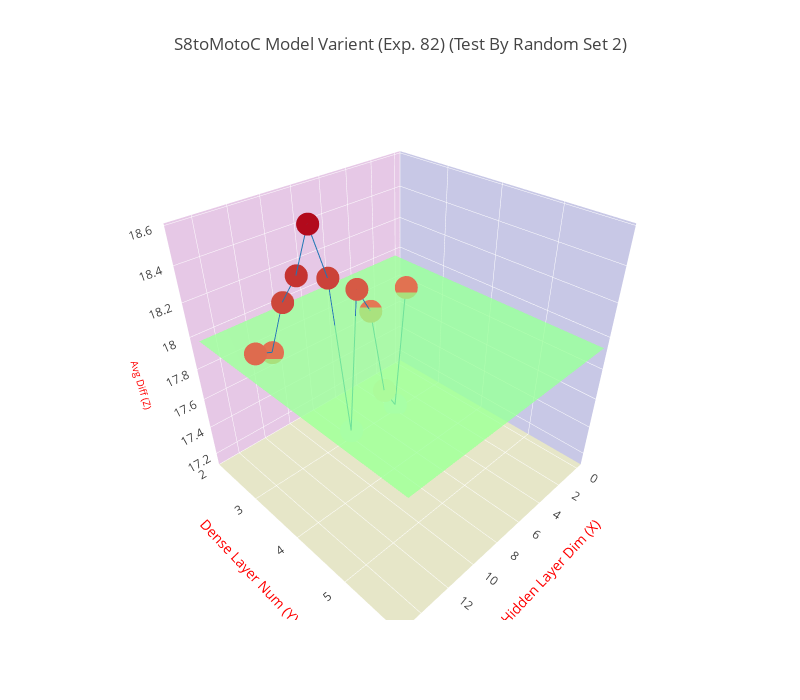

The code cell stored with this chart in its notebook:
### Code cell
trace = go.Scatter3d(
    x=x1, y=y1, z=z1,
    marker=dict(
        size=8,
        color=z1
    ),
    line=dict(
        color='#1f77b4',
        width=2
    )
)

trace4 = go.Surface(
    z=polyfit_list,
    opacity=0.7,
    colorscale='Jet',
    showscale=False
)

data = [trace, trace4]
layout = go.Layout(
    width=800,
    height=700,
    title= title,
    scene=dict(
        xaxis=dict(
            title='Hidden Layer Dim (X)',
            titlefont=dict(
                size=14,
                color='#ff0000'
            ),
            gridcolor='rgb(255, 255, 255)',
            zerolinecolor='rgb(255, 255, 255)',
            showbackground=True,
            backgroundcolor='rgb(200, 200, 230)'
        ),
        yaxis=dict(
            nticks = 5,
            range = [2, 6],
            title='Dense Layer Num (Y)',
            titlefont=dict(
                size=14,
                color='#ff0000'
            ),
            gridcolor='rgb(255, 255, 255)',
            zerolinecolor='rgb(255, 255, 255)',
            showbackground=True,
            backgroundcolor='rgb(230, 200, 230)'
        ),
        zaxis=dict(
            title='Avg Diff (Z)',
            titlefont=dict(
                size=10,
                color='#ff0000'
            ),
            gridcolor='rgb(255, 255, 255)',
            zerolinecolor='rgb(255, 255, 255)',
            showbackground=True,
            backgroundcolor='rgb(230, 230, 200)'
        ),
    )
)

fig = go.Figure(data=data, layout=layout)
plotly.offline.iplot(fig)

### Figure 1 — Plotly figure (JSON) as saved in the notebook; plotly's stock layout.template omitted (floating-point values rounded to 4 significant figures)
{"data": [{"line": {"color": "#1f77b4", "width": 2}, "marker": {"color": [17.98, 17.16, 17.32, 17.94, 18.11, 17.17, 18.25, 18.57, 18.33, 18.22, 17.98, 18.02], "size": 8}, "type": "scatter3d", "uid": "336997ca-e238-11e8-81f6-001a7dda7111", "x": [3, 4, 5, 6, 7, 8, 9, 10, 11, 12, 13, 14], "y": [3, 3, 3, 3, 3, 3, 3, 3, 3, 3, 3, 3], "z": [17.98, 17.16, 17.32, 17.94, 18.11, 17.17, 18.25, 18.57, 18.33, 18.22, 17.98, 18.02]}, {"colorscale": "Jet", "opacity": 0.7, "showscale": false, "type": "surface", "uid": "336997cb-e238-11e8-9ba5-001a7dda7111", "z": [[17.95, 17.95, 17.95, 17.95, 17.95, 17.95, 17.95, 17.95, 17.95, 17.95, 17.95, 17.95, 17.95, 17.95, 17.95, 17.95], [17.95, 17.95, 17.95, 17.95, 17.95, 17.95, 17.95, 17.95, 17.95, 17.95, 17.95, 17.95, 17.95, 17.95, 17.95, 17.95], [17.95, 17.95, 17.95, 17.95, 17.95, 17.95, 17.95, 17.95, 17.95, 17.95, 17.95, 17.95, 17.95, 17.95, 17.95, 17.95], [17.95, 17.95, 17.95, 17.95, 17.95, 17.95, 17.95, 17.95, 17.95, 17.95, 17.95, 17.95, 17.95, 17.95, 17.95, 17.95], [17.95, 17.95, 17.95, 17.95, 17.95, 17.95, 17.95, 17.95, 17.95, 17.95, 17.95, 17.95, 17.95, 17.95, 17.95, 17.95], [17.95, 17.95, 17.95, 17.95, 17.95, 17.95, 17.95, 17.95, 17.95, 17.95, 17.95, 17.95, 17.95, 17.95, 17.95, 17.95], [17.95, 17.95, 17.95, 17.95, 17.95, 17.95, 17.95, 17.95, 17.95, 17.95, 17.95, 17.95, 17.95, 17.95, 17.95, 17.95]]}], "layout": {"height": 700, "scene": {"xaxis": {"backgroundcolor": "rgb(200, 200, 230)", "gridcolor": "rgb(255, 255, 255)", "showbackground": true, "title": "Hidden Layer Dim (X)", "titlefont": {"color": "#ff0000", "size": 14}, "zerolinecolor": "rgb(255, 255, 255)"}, "yaxis": {"backgroundcolor": "rgb(230, 200, 230)", "gridcolor": "rgb(255, 255, 255)", "nticks": 5, "range": [2, 6], "showbackground": true, "title": "Dense Layer Num (Y)", "titlefont": {"color": "#ff0000", "size": 14}, "zerolinecolor": "rgb(255, 255, 255)"}, "zaxis": {"backgroundcolor": "rgb(230, 230, 200)", "gridcolor": "rgb(255, 255, 255)", "showbackground": true, "title": "Avg Diff (Z)", "titlefont": {"color": "#ff0000", "size": 10}, "zerolinecolor": "rgb(255, 255, 255)"}}, "title": "S8toMotoC Model Varient (Exp. 82) (Test By Random Set 2)", "width": 800}}
